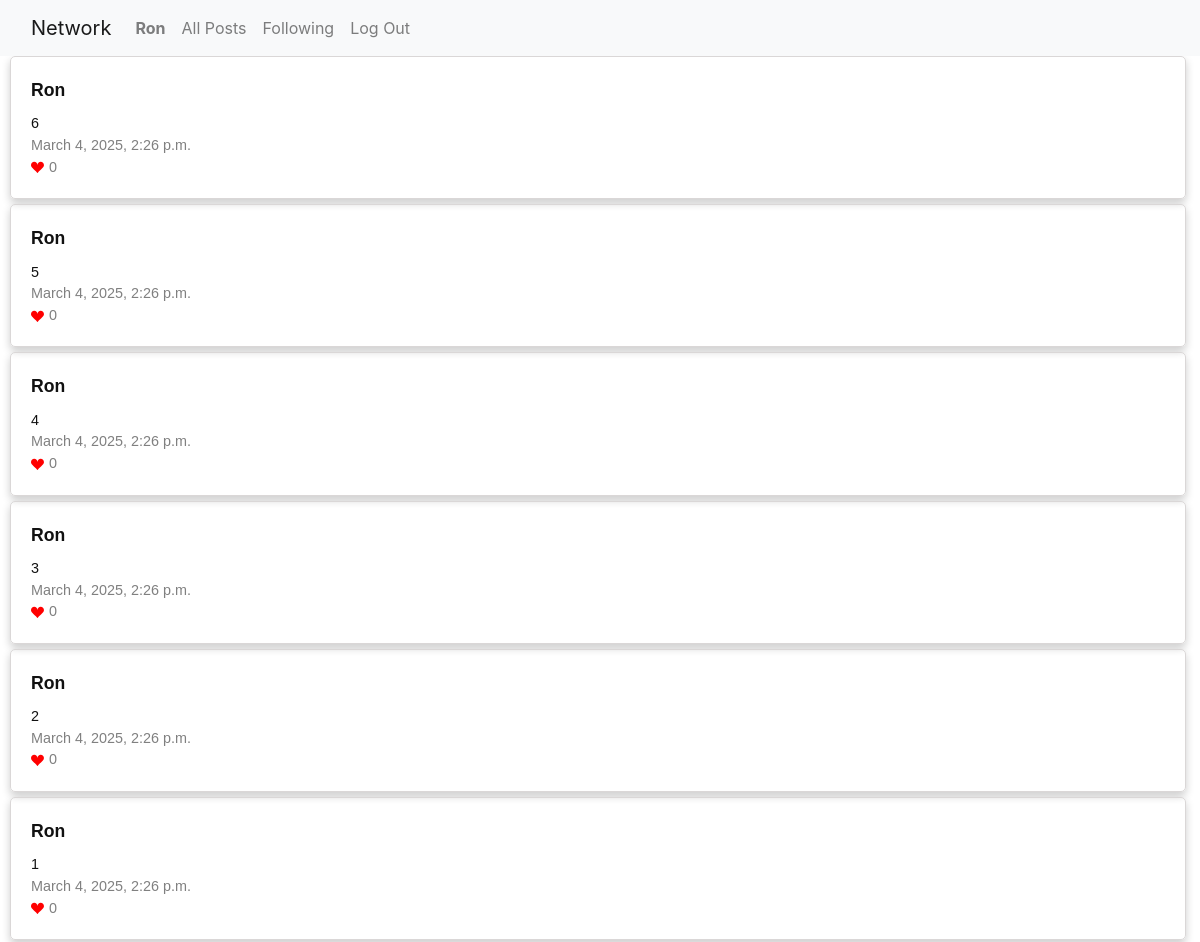
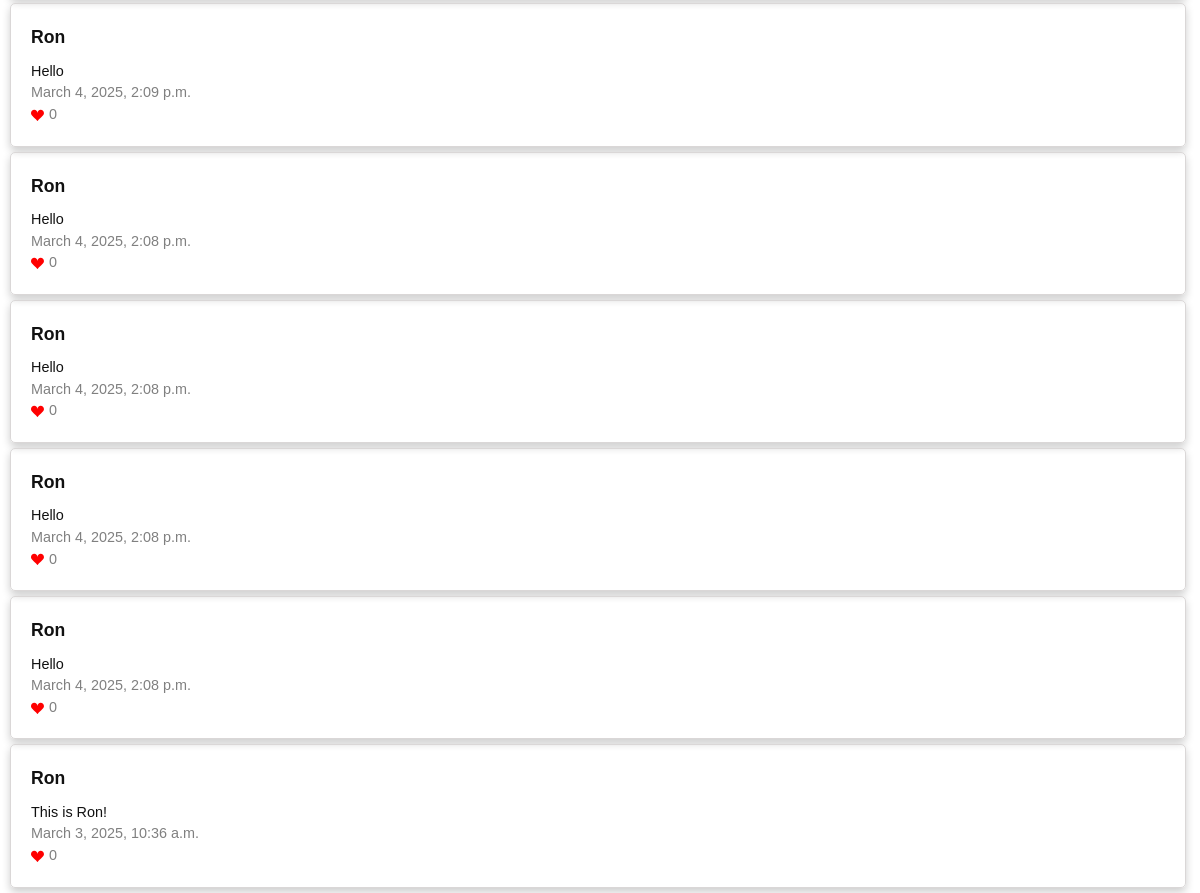
/following/1 (signed in), run on the app's committed database (2 pictures, top to bottom).
### network/models.py (models this page shows, shortened)
class User(AbstractUser):
    pass
    following = models.ManyToManyField('self', symmetrical=False, related_name='followers', blank=True)

class Posts(models.Model):
    author = models.ForeignKey(User, on_delete=models.CASCADE,related_name='posts')
    content = models.TextField(blank=False)
    likes = models.ManyToManyField(User, related_name='liked_posts', blank=True)
    date_time = models.DateTimeField(auto_now_add=True)

### network/views.py (the view)
# urls.py: path("following/<int:user_id>", views.following, name="following"),
@login_required
def following(request, user_id):
    user = get_object_or_404(User, id=user_id)
    followingListId = user.following.values_list('id', flat=True)
    posts = Posts.objects.filter(author__id__in = followingListId).order_by('-date_time')
    return render(request, 'network/following.html', {
        'posts': posts
    })

### network/templates/network/following.html (shortened to what this page needs)
{% extends 'network/layout.html' %}
{% block body %}
    {% for post in posts %}
        <div class="post">
            <a href="{% url 'profile' user_id=post.author.id %}"><strong>{{ post.author }}</strong></a>
            <p>{{ post.content }}</p>
            <p>{{ post.date_time }}</p>
            <p><svg xmlns="http://www.w3.org/2000/svg" width="16" height="16" fill="currentColor" class="bi bi-suit-heart-fill" viewBox="0 0 16 16">
                <path d="M4 1c2.21 0 4 1.755 4 3.92C8 2.755 9.79 1 12 1s4 1.755 4 3.92c0 3.263-3.234 4.414-7.608 9.608a.513.513 0 0 1-.784 0C3.234 9.334 0 8.183 0 4.92 0 2.755 1.79 1 4 1"/>
              </svg>{{ post.likes.count }}</p>
        </div>
    {% empty %}
        <p>The {{ user.username }} has not yet subscribe to any users!</p>
    {% endfor %}
{% endblock %}

### network/templates/network/layout.html (shortened to what this page needs)
{% load static %}
<!DOCTYPE html>
<html lang="en">
    <head>
        <link rel="stylesheet" href="https://stackpath.bootstrapcdn.com/bootstrap/4.4.1/css/bootstrap.min.css">
        <link href="{% static 'network/styles.css' %}" rel="stylesheet">
        <link rel="stylesheet" href="https://cdnjs.cloudflare.com/ajax/libs/font-awesome/4.7.0/css/font-awesome.min.css">
    </head>
    <body id="{% block page_id %}{% endblock %}">
        <nav class="navbar navbar-expand-lg navbar-light bg-light">
            <div class="container-fluid">
                <a class="navbar-brand" href="#">Network</a>
                <div class="collapse navbar-collapse" id="collapsibleNavbar">
                  <ul class="navbar-nav mr-auto">
                    {% if user.is_authenticated %}
                        <li class="nav-item">
                            <a class="nav-link" href="{% url 'profile' user_id=user.id %}"><strong>{{ user.username }}</strong></a>
                        </li>
                    {% endif %}
                    <li class="nav-item">
                      <a class="nav-link" href="{% url 'index' %}">All Posts</a>
                    </li>
                    {% if user.is_authenticated %}
                        <li class="nav-item">
                            <a class="nav-link" href="{% url 'following' user_id=user.id %}">Following</a>
                        </li>
                        <li class="nav-item">
                            <a class="nav-link" href="{% url 'logout' %}">Log Out</a>
                        </li>
                    {% endif %}
                  </ul>
                </div>
            </div>
          </nav>
        <div class="body">
            {% block body %}
            {% endblock %}
        </div>
    </body>
</html>

### network/static/network/styles.css (style rules this page uses)
.post { border: 1px solid #dad7d7; border-radius: 5px; box-sizing: border-box; width: 98%; padding: 20px; margin-left: 10px; margin-bottom: 5px; font-family: Arial, Helvetica, sans-serif; box-shadow: 0 4px 8px 0 rgba(0, 0, 0, 0.2); }
.post p { font-size: 0.9em; color: grey; margin: 0; }
.post p:first-of-type { color: #111111; }
.post svg { color: red; margin-right: 5px; height: 0.9em; width: 0.9em; }
.post a { display: block; font-size: 0.9em; }
.post a:first-of-type { color: #111111; font-size: 1.1em; margin-bottom: 10px; }

### data on the page
User: username "Ron"
Posts: author "Ron", content "6", date_time "March 4, 2025, 2:26 p.m.", likes.count "0"
Posts: author "Ron", content "5", date_time "March 4, 2025, 2:26 p.m.", likes.count "0"
Posts: author "Ron", content "4", date_time "March 4, 2025, 2:26 p.m.", likes.count "0"
Posts: author "Ron", content "3", date_time "March 4, 2025, 2:26 p.m.", likes.count "0"
Posts: author "Ron", content "2", date_time "March 4, 2025, 2:26 p.m.", likes.count "0"
Posts: author "Ron", content "1", date_time "March 4, 2025, 2:26 p.m.", likes.count "0"
Posts: author "Ron", content "Hello", date_time "March 4, 2025, 2:09 p.m.", likes.count "0"
Posts: author "Ron", content "Hello", date_time "March 4, 2025, 2:08 p.m.", likes.count "0"
Posts: author "Ron", content "Hello", date_time "March 4, 2025, 2:08 p.m.", likes.count "0"
Posts: author "Ron", content "Hello", date_time "March 4, 2025, 2:08 p.m.", likes.count "0"
Posts: author "Ron", content "Hello", date_time "March 4, 2025, 2:08 p.m.", likes.count "0"
Posts: author "Ron", content "This is Ron!", date_time "March 3, 2025, 10:36 a.m.", likes.count "0"
